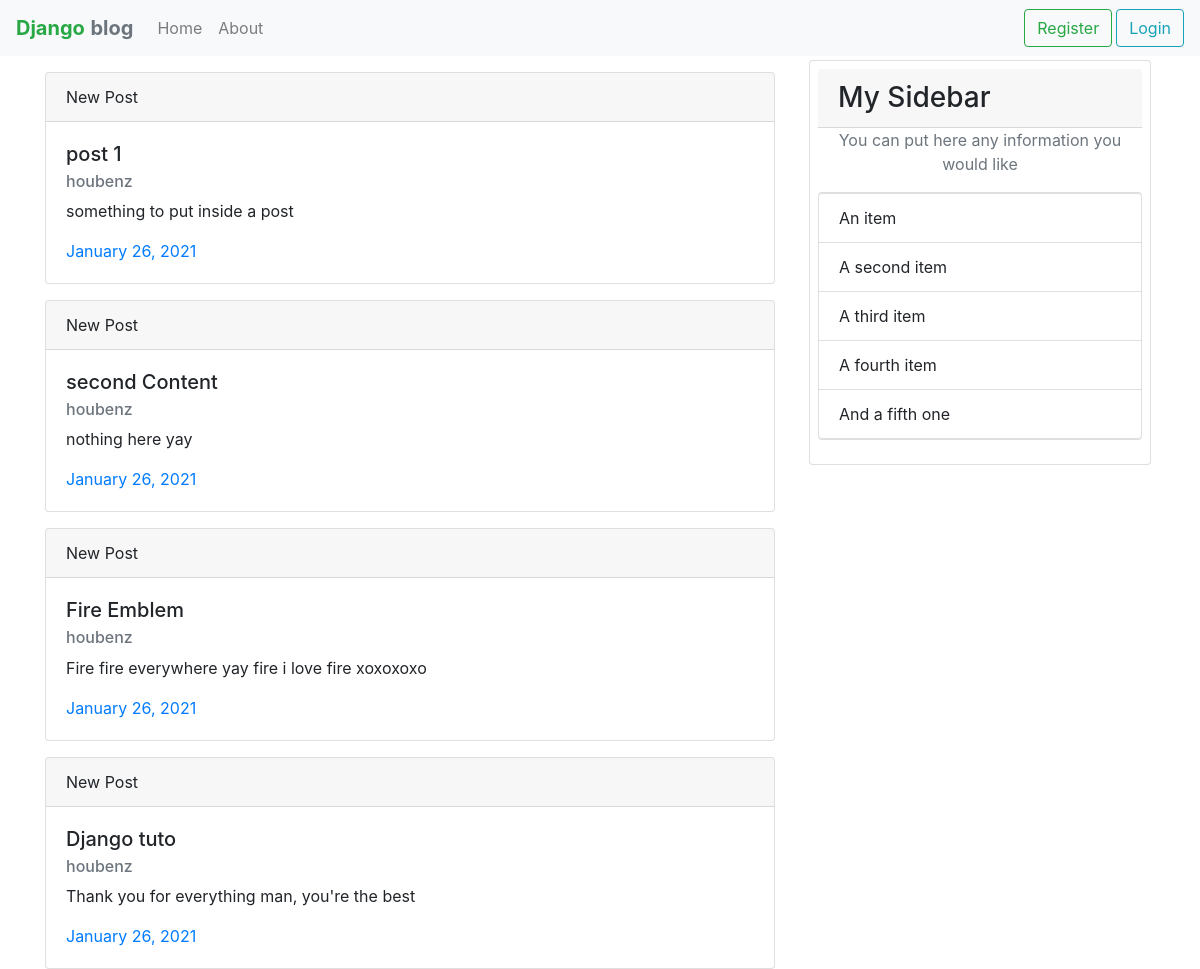
The page / on the database its author committed.
### blog/models.py (models this page shows, shortened)
class Post(models.Model):
    title=models.CharField(max_length=100)
    create_date=models.DateTimeField(default=timezone.now)
    content=models.TextField()
    author=models.ForeignKey(User,on_delete=models.CASCADE)
    pass

### blog/views.py (the view)
# urls.py: path('', views.home,name='blog-home'),
def home(request):
    context = {
        "posts":Post.objects.all(),
        "title":"fire",
    }
    return render(request,'blog/home.html',context)

### blog/templates/blog/home.html
{% extends 'blog/base.html' %}
{% block content %}
    {% for post in posts %}
                <div class="card post w-220">
                    <div class="card-header">
                        New Post
                    </div>
                    <div class="card-body">
                        <h5 class="card-title">{{post.title}}</h5>
                        <h6 class="card-subtitle mb-2 text-muted">{{post.author}}</h6>
                        <p class="card-text">{{post.content}}</p>
                        <a href="#" class="card-link">{{post.create_date|date:"F d, Y"}}</a>
                    </div>
                </div>
    {%endfor%}
{% endblock content%}

### blog/templates/blog/base.html (shortened to what this page needs)
{% load static%}
<!DOCTYPE html>
<html lang="en">
<head>
    <link rel="stylesheet" href="https://cdn.jsdelivr.net/npm/bootstrap@4.6.0/dist/css/bootstrap.min.css">
    <link rel="stylesheet" href="{% static 'blog/main.css' %}">
</head>
<body>
    <nav class="navbar navbar-expand-lg navbar-light bg-light">
        <a class="navbar-brand" href="/"><strong class="text-success">Django</strong> <strong class="text-secondary">blog</strong></a>
        <div class="collapse navbar-collapse" id="navbarSupportedContent">
          <ul class="navbar-nav mr-auto">
            <li class="nav-item">
              <a class="nav-link" href="{% url 'blog-home' %}">Home <span class="sr-only">(current)</span></a>
            </li>
            <li class="nav-item">
              <a class="nav-link" href="{% url 'blog-about' %}">About</a>
            </li>
          </ul>
        </div>
        {% if user.is_authenticated %}
                <div class="navbar-nav">
                    <a  class="btn mr-1" href="{% url 'profile' %}">Profile</a>
                    <a  class="btn btn-outline-warning" href="{% url 'logout' %}">Logout</a>
                </div>
        {% else %}
            <div class="navbar-nav">
                <a  class="btn btn-outline-success mr-1" href="{% url 'register' %}">Register</a>
                <a  class="btn btn-outline-info" href="{% url 'login' %}">Login</a>
            </div>
        {% endif %}
      </nav>
<main role="main" class="container">
    <div class="row">
        <div class="col-md-8 ">
            {% block content %}{% endblock %}
        </div>
        <div class="col-md-4">
            <div class="card m-1 p-2">
                <h3 class="card-header">My Sidebar</h3>
                <p class="text-muted text-center"> You can put here any information you would like
                <ul class="list-group">
                    <li class="list-group-item">An item</li>
                    <li class="list-group-item">A second item</li>
                    <li class="list-group-item">A third item</li>
                    <li class="list-group-item">A fourth item</li>
                    <li class="list-group-item">And a fifth one</li>
                </ul>
                </p>
            </div>
         </div>
    </div>
</main>
</body>
</html>

### blog/static/blog/main.css (style rules this page uses)
.post { margin-top: 16px; }

### rows shown on the page
Post: title "post 1", author "houbenz", content "something to put inside a post", create_date "January 26, 2021"
Post: title "second Content", author "houbenz", content "nothing here yay", create_date "January 26, 2021"
Post: title "Fire Emblem", author "houbenz", content "Fire fire everywhere yay fire i love fire xoxoxoxo", create_date "January 26, 2021"
Post: title "Django tuto", author "houbenz", content "Thank you for everything man, you're the best", create_date "January 26, 2021"
